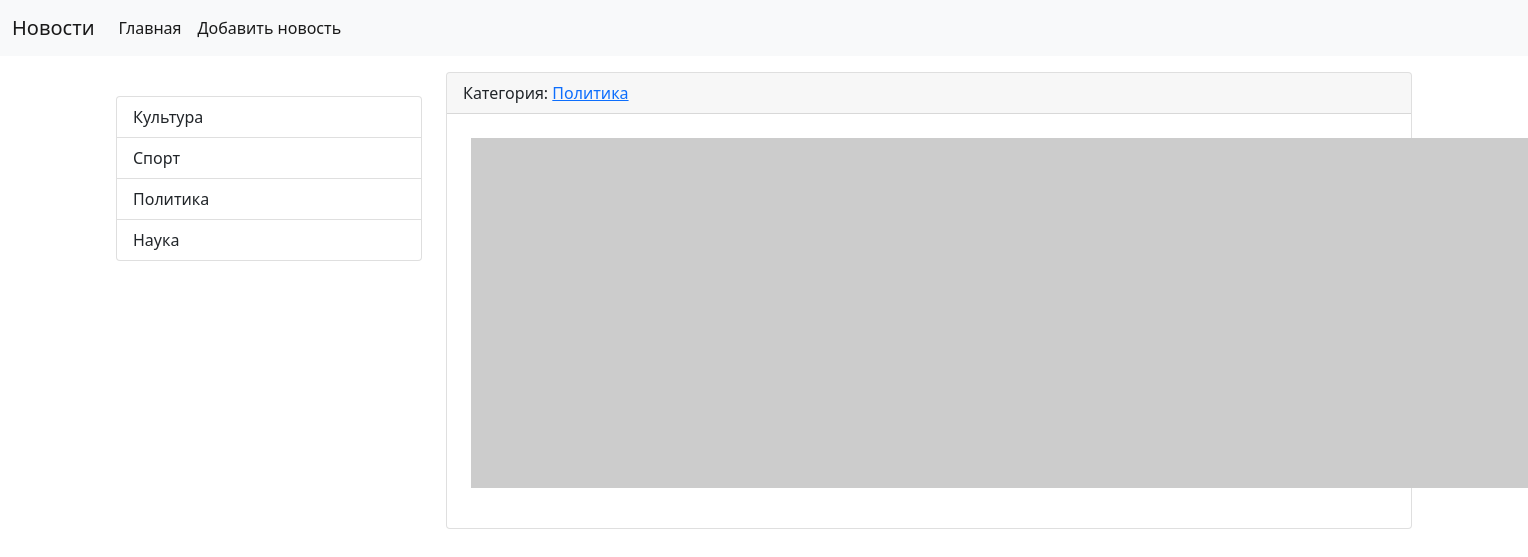
/news/6, run on the app's committed database.
### news/models.py (models this page shows, shortened)
class Category(models.Model):
    title = models.CharField(max_length = 150, db_index = True, verbose_name = 'Наименование категории')
    def get_absolute_url(self):
        return reverse('category', kwargs = {"category_id":self.pk})
    def __str__(self) -> str:
        return self.title
    class Meta:
        verbose_name = 'Категория'
        verbose_name_plural = 'Категории'

class News(models.Model):
    title = models.CharField(max_length = 150, verbose_name = 'Наименование')
    content = models.TextField(blank = True, verbose_name = 'Контент')
    created_at = models.DateTimeField(auto_now_add = True, verbose_name = 'Дата создания')
    updated_at = models.DateTimeField(auto_now = True, verbose_name = 'Дата обновления')
    photo = models.ImageField(upload_to = 'photos/%Y/%m/%d/', verbose_name = 'Изображение', null = True, blank = True)
    is_published = models.BooleanField(default = True, verbose_name = 'Опубликовано')
    category = models.ForeignKey('Category', on_delete = models.PROTECT, null = True, verbose_name = 'Категория')
    class Meta:
        verbose_name = 'Новость'
        verbose_name_plural = 'Новости'
        ordering = ['created_at']

### news/views.py (the view)
# urls.py: path('news/<int:pk>', ViewNews.as_view(), name='view_news'),
class ViewNews(DetailView):
    model: Type[models.Model] = News
    success_url = reverse_lazy('home') #в случае если в модели не реализован метод get_absolute_url после создания экземпляра

### news/templatetags/news_tags.py (called while the page is built)
@register.inclusion_tag('news/list_categories.html')
def show_categories():
    categories = Category.objects.all()
    return {'categories':categories}

### news/templates/news/news_detail.html (shortened to what this page needs)
{% extends 'base.html' %}
{% block sidebar %}
{% include 'inc/_sidebar.html' %}
{% endblock %}
{% block content %}
<div class="card mb-3">
  <div class="card-header">
    Категория: <a href="{{ object.category.get_absolute_url }}">{{ object.category }}</a>
  </div>
  <div class="card-body">
    <div class="d-flex flex-row bd-highlight mb-3">
      {% if item.photo %}
      <img src="{{ object.photo.url }}" alt="..." width="350" class="p-2 bd-highlight">
      {% else %}
      <img src="https://picsum.photos/id/1060/350/235/?blur=2" alt="..." class="p-2 bd-highlight">
      {% endif %}
    </div>
  </div>
</div>
{% endblock %}

### news/templates/news/list_categories.html
<div class="list-group">
    {% for item in categories %}
    <a href="{{ item.get_absolute_url }}" class="list-group-item list-group-item-action">{{ item.title }}</a>
    {% endfor %}
</div>

### data on the page
Category: title "Культура"
Category: title "Спорт"
Category: title "Политика"
Category: title "Наука"
News: category "Политика"
